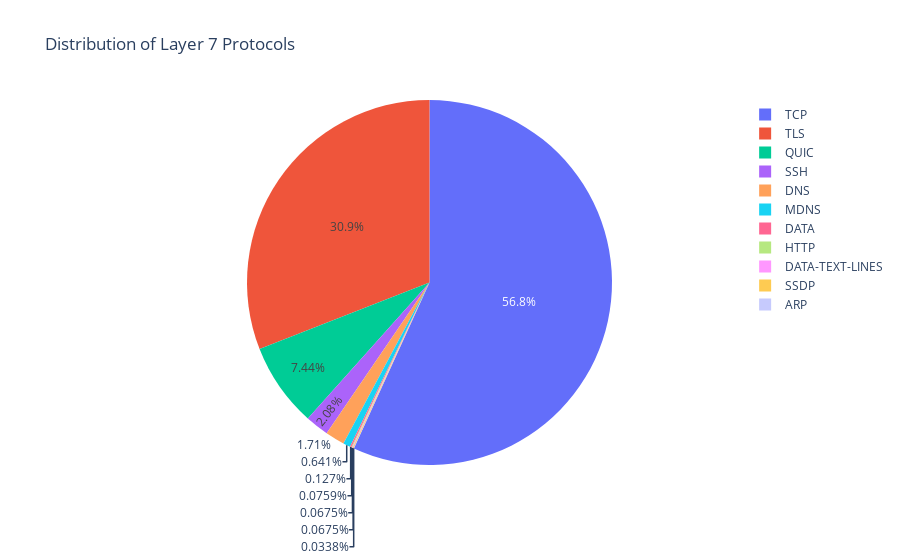

Notebook code for this chart:
### Code cell
import plotly.graph_objects as go

def plotly_pie_chart(data: dict, title: str = 'Distribution of Layer 7 Protocols'):
    
    fig = go.Figure(
        data=[
            go.Pie(
                labels=list(data.keys()),
                values=list(data.values())
            )
        ]
    )
    
    fig.update_layout(title_text=title)
    fig.show()
plotly_pie_chart(get_protocol_counts(layer7_packets))

### Figure 1 — Plotly figure (JSON) as saved in the notebook; plotly's stock layout.template omitted (floating-point values rounded to 4 significant figures)
{"data": [{"labels": ["SSH", "TCP", "TLS", "MDNS", "DNS", "HTTP", "DATA-TEXT-LINES", "ARP", "QUIC", "SSDP", "DATA"], "type": "pie", "values": [247, 6731, 3667, 76, 203, 9, 8, 4, 882, 8, 15]}], "layout": {"title": {"text": "Distribution of Layer 7 Protocols"}}}
